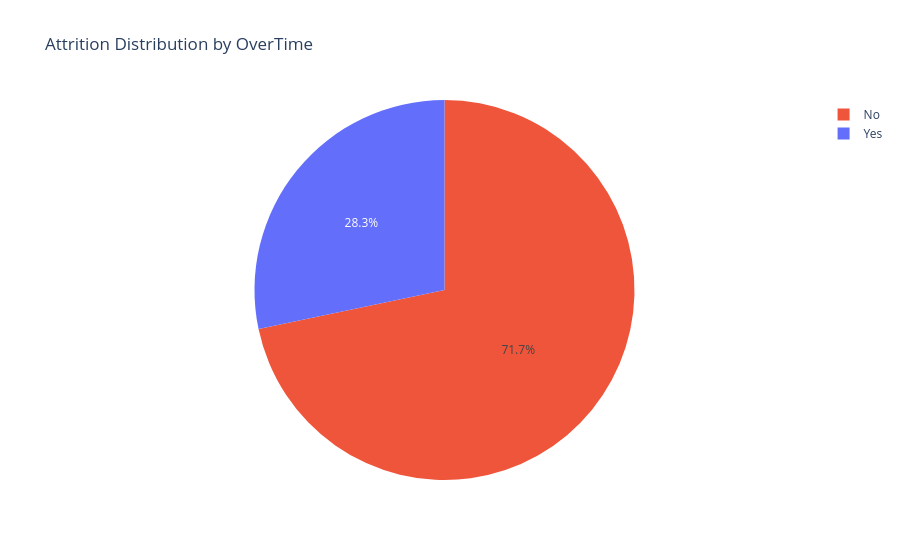

Notebook code for this chart:
### Markdown cell above
#### Attrition by Overtime (Pie Chart)

### Code cell
fig = px.pie(
    df,
    names='OverTime',
    color='Attrition',
    title='Attrition Distribution by OverTime'
)

fig.show()

### Figure 1 — Plotly figure (JSON) as saved in the notebook; plotly's stock layout.template omitted (floating-point values rounded to 4 significant figures; data arrays with more than 128 entries replaced by an {"elided": "..."} marker saying what was removed)
{"data": [{"customdata": {"elided": "1470x1 str values"}, "domain": {"x": [0, 1], "y": [0, 1]}, "hovertemplate": "OverTime=%{label}<br>Attrition=%{customdata[0]}<extra></extra>", "labels": {"elided": "1470 str values"}, "legendgroup": "", "marker": {"colors": {"elided": "1470 str values"}}, "name": "", "showlegend": true, "type": "pie"}], "layout": {"legend": {"tracegroupgap": 0}, "title": {"text": "Attrition Distribution by OverTime"}}}
